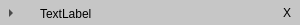
<?xml version="1.0" encoding="UTF-8"?>
<ui version="4.0">
 <class>Form</class>
 <widget class="QWidget" name="Form">
  <property name="geometry">
   <rect>
    <x>0</x>
    <y>0</y>
    <width>300</width>
    <height>25</height>
   </rect>
  </property>
  <property name="sizePolicy">
   <sizepolicy hsizetype="Fixed" vsizetype="Fixed">
    <horstretch>0</horstretch>
    <verstretch>0</verstretch>
   </sizepolicy>
  </property>
  <property name="minimumSize">
   <size>
    <width>50</width>
    <height>25</height>
   </size>
  </property>
  <property name="maximumSize">
   <size>
    <width>300</width>
    <height>27</height>
   </size>
  </property>
  <property name="baseSize">
   <size>
    <width>0</width>
    <height>0</height>
   </size>
  </property>
  <property name="mouseTracking">
   <bool>true</bool>
  </property>
  <property name="focusPolicy">
   <enum>Qt::ClickFocus</enum>
  </property>
  <property name="windowTitle">
   <string>Form</string>
  </property>
  <layout class="QVBoxLayout" name="verticalLayout">
   <property name="spacing">
    <number>2</number>
   </property>
   <property name="leftMargin">
    <number>0</number>
   </property>
   <property name="topMargin">
    <number>0</number>
   </property>
   <property name="rightMargin">
    <number>0</number>
   </property>
   <property name="bottomMargin">
    <number>2</number>
   </property>
   <item>
    <widget class="QFrame" name="frame">
     <property name="sizePolicy">
      <sizepolicy hsizetype="Minimum" vsizetype="Fixed">
       <horstretch>0</horstretch>
       <verstretch>0</verstretch>
      </sizepolicy>
     </property>
     <property name="minimumSize">
      <size>
       <width>50</width>
       <height>25</height>
      </size>
     </property>
     <property name="maximumSize">
      <size>
       <width>300</width>
       <height>25</height>
      </size>
     </property>
     <property name="baseSize">
      <size>
       <width>0</width>
       <height>0</height>
      </size>
     </property>
     <property name="palette">
      <palette>
       <active>
        <colorrole role="WindowText">
         <brush brushstyle="SolidPattern">
          <color alpha="255">
           <red>0</red>
           <green>0</green>
           <blue>0</blue>
          </color>
         </brush>
        </colorrole>
        <colorrole role="Button">
         <brush brushstyle="SolidPattern">
          <color alpha="255">
           <red>198</red>
           <green>198</green>
           <blue>198</blue>
          </color>
         </brush>
        </colorrole>
        <colorrole role="Light">
         <brush brushstyle="SolidPattern">
          <color alpha="255">
           <red>255</red>
           <green>255</green>
           <blue>255</blue>
          </color>
         </brush>
        </colorrole>
        <colorrole role="Midlight">
         <brush brushstyle="SolidPattern">
          <color alpha="255">
           <red>226</red>
           <green>226</green>
           <blue>226</blue>
          </color>
         </brush>
        </colorrole>
        <colorrole role="Dark">
         <brush brushstyle="SolidPattern">
          <color alpha="255">
           <red>99</red>
           <green>99</green>
           <blue>99</blue>
          </color>
         </brush>
        </colorrole>
        <colorrole role="Mid">
         <brush brushstyle="SolidPattern">
          <color alpha="255">
           <red>132</red>
           <green>132</green>
           <blue>132</blue>
          </color>
         </brush>
        </colorrole>
        <colorrole role="Text">
         <brush brushstyle="SolidPattern">
          <color alpha="255">
           <red>0</red>
           <green>0</green>
           <blue>0</blue>
          </color>
         </brush>
        </colorrole>
        <colorrole role="BrightText">
         <brush brushstyle="SolidPattern">
          <color alpha="255">
           <red>255</red>
           <green>255</green>
           <blue>255</blue>
          </color>
         </brush>
        </colorrole>
        <colorrole role="ButtonText">
         <brush brushstyle="SolidPattern">
          <color alpha="255">
           <red>0</red>
           <green>0</green>
           <blue>0</blue>
          </color>
         </brush>
        </colorrole>
        <colorrole role="Base">
         <brush brushstyle="SolidPattern">
          <color alpha="255">
           <red>255</red>
           <green>255</green>
           <blue>255</blue>
          </color>
         </brush>
        </colorrole>
        <colorrole role="Window">
         <brush brushstyle="SolidPattern">
          <color alpha="255">
           <red>198</red>
           <green>198</green>
           <blue>198</blue>
          </color>
         </brush>
        </colorrole>
        <colorrole role="Shadow">
         <brush brushstyle="SolidPattern">
          <color alpha="255">
           <red>0</red>
           <green>0</green>
           <blue>0</blue>
          </color>
         </brush>
        </colorrole>
        <colorrole role="AlternateBase">
         <brush brushstyle="SolidPattern">
          <color alpha="255">
           <red>226</red>
           <green>226</green>
           <blue>226</blue>
          </color>
         </brush>
        </colorrole>
        <colorrole role="ToolTipBase">
         <brush brushstyle="SolidPattern">
          <color alpha="255">
           <red>255</red>
           <green>255</green>
           <blue>220</blue>
          </color>
         </brush>
        </colorrole>
        <colorrole role="ToolTipText">
         <brush brushstyle="SolidPattern">
          <color alpha="255">
           <red>0</red>
           <green>0</green>
           <blue>0</blue>
          </color>
         </brush>
        </colorrole>
       </active>
       <inactive>
        <colorrole role="WindowText">
         <brush brushstyle="SolidPattern">
          <color alpha="255">
           <red>0</red>
           <green>0</green>
           <blue>0</blue>
          </color>
         </brush>
        </colorrole>
        <colorrole role="Button">
         <brush brushstyle="SolidPattern">
          <color alpha="255">
           <red>198</red>
           <green>198</green>
           <blue>198</blue>
          </color>
         </brush>
        </colorrole>
        <colorrole role="Light">
         <brush brushstyle="SolidPattern">
          <color alpha="255">
           <red>255</red>
           <green>255</green>
           <blue>255</blue>
          </color>
         </brush>
        </colorrole>
        <colorrole role="Midlight">
         <brush brushstyle="SolidPattern">
          <color alpha="255">
           <red>226</red>
           <green>226</green>
           <blue>226</blue>
          </color>
         </brush>
        </colorrole>
        <colorrole role="Dark">
         <brush brushstyle="SolidPattern">
          <color alpha="255">
           <red>99</red>
           <green>99</green>
           <blue>99</blue>
          </color>
         </brush>
        </colorrole>
        <colorrole role="Mid">
         <brush brushstyle="SolidPattern">
          <color alpha="255">
           <red>132</red>
           <green>132</green>
           <blue>132</blue>
          </color>
         </brush>
        </colorrole>
        <colorrole role="Text">
         <brush brushstyle="SolidPattern">
          <color alpha="255">
           <red>0</red>
           <green>0</green>
           <blue>0</blue>
          </color>
         </brush>
        </colorrole>
        <colorrole role="BrightText">
         <brush brushstyle="SolidPattern">
          <color alpha="255">
           <red>255</red>
           <green>255</green>
           <blue>255</blue>
          </color>
         </brush>
        </colorrole>
        <colorrole role="ButtonText">
         <brush brushstyle="SolidPattern">
          <color alpha="255">
           <red>0</red>
           <green>0</green>
           <blue>0</blue>
          </color>
         </brush>
        </colorrole>
        <colorrole role="Base">
         <brush brushstyle="SolidPattern">
          <color alpha="255">
           <red>255</red>
           <green>255</green>
           <blue>255</blue>
          </color>
         </brush>
        </colorrole>
        <colorrole role="Window">
         <brush brushstyle="SolidPattern">
          <color alpha="255">
           <red>198</red>
           <green>198</green>
           <blue>198</blue>
          </color>
         </brush>
        </colorrole>
        <colorrole role="Shadow">
         <brush brushstyle="SolidPattern">
          <color alpha="255">
           <red>0</red>
           <green>0</green>
           <blue>0</blue>
          </color>
         </brush>
        </colorrole>
        <colorrole role="AlternateBase">
         <brush brushstyle="SolidPattern">
          <color alpha="255">
           <red>226</red>
           <green>226</green>
           <blue>226</blue>
          </color>
         </brush>
        </colorrole>
        <colorrole role="ToolTipBase">
         <brush brushstyle="SolidPattern">
          <color alpha="255">
           <red>255</red>
           <green>255</green>
           <blue>220</blue>
          </color>
         </brush>
        </colorrole>
        <colorrole role="ToolTipText">
         <brush brushstyle="SolidPattern">
          <color alpha="255">
           <red>0</red>
           <green>0</green>
           <blue>0</blue>
          </color>
         </brush>
        </colorrole>
       </inactive>
       <disabled>
        <colorrole role="WindowText">
         <brush brushstyle="SolidPattern">
          <color alpha="255">
           <red>99</red>
           <green>99</green>
           <blue>99</blue>
          </color>
         </brush>
        </colorrole>
        <colorrole role="Button">
         <brush brushstyle="SolidPattern">
          <color alpha="255">
           <red>198</red>
           <green>198</green>
           <blue>198</blue>
          </color>
         </brush>
        </colorrole>
        <colorrole role="Light">
         <brush brushstyle="SolidPattern">
          <color alpha="255">
           <red>255</red>
           <green>255</green>
           <blue>255</blue>
          </color>
         </brush>
        </colorrole>
        <colorrole role="Midlight">
         <brush brushstyle="SolidPattern">
          <color alpha="255">
           <red>226</red>
           <green>226</green>
           <blue>226</blue>
          </color>
         </brush>
        </colorrole>
        <colorrole role="Dark">
         <brush brushstyle="SolidPattern">
          <color alpha="255">
           <red>99</red>
           <green>99</green>
           <blue>99</blue>
          </color>
         </brush>
        </colorrole>
        <colorrole role="Mid">
         <brush brushstyle="SolidPattern">
          <color alpha="255">
           <red>132</red>
           <green>132</green>
           <blue>132</blue>
          </color>
         </brush>
        </colorrole>
        <colorrole role="Text">
         <brush brushstyle="SolidPattern">
          <color alpha="255">
           <red>99</red>
           <green>99</green>
           <blue>99</blue>
          </color>
         </brush>
        </colorrole>
        <colorrole role="BrightText">
         <brush brushstyle="SolidPattern">
          <color alpha="255">
           <red>255</red>
           <green>255</green>
           <blue>255</blue>
          </color>
         </brush>
        </colorrole>
        <colorrole role="ButtonText">
         <brush brushstyle="SolidPattern">
          <color alpha="255">
           <red>99</red>
           <green>99</green>
           <blue>99</blue>
          </color>
         </brush>
        </colorrole>
        <colorrole role="Base">
         <brush brushstyle="SolidPattern">
          <color alpha="255">
           <red>198</red>
           <green>198</green>
           <blue>198</blue>
          </color>
         </brush>
        </colorrole>
        <colorrole role="Window">
         <brush brushstyle="SolidPattern">
          <color alpha="255">
           <red>198</red>
           <green>198</green>
           <blue>198</blue>
          </color>
         </brush>
        </colorrole>
        <colorrole role="Shadow">
         <brush brushstyle="SolidPattern">
          <color alpha="255">
           <red>0</red>
           <green>0</green>
           <blue>0</blue>
          </color>
         </brush>
        </colorrole>
        <colorrole role="AlternateBase">
         <brush brushstyle="SolidPattern">
          <color alpha="255">
           <red>198</red>
           <green>198</green>
           <blue>198</blue>
          </color>
         </brush>
        </colorrole>
        <colorrole role="ToolTipBase">
         <brush brushstyle="SolidPattern">
          <color alpha="255">
           <red>255</red>
           <green>255</green>
           <blue>220</blue>
          </color>
         </brush>
        </colorrole>
        <colorrole role="ToolTipText">
         <brush brushstyle="SolidPattern">
          <color alpha="255">
           <red>0</red>
           <green>0</green>
           <blue>0</blue>
          </color>
         </brush>
        </colorrole>
       </disabled>
      </palette>
     </property>
     <property name="autoFillBackground">
      <bool>true</bool>
     </property>
     <property name="frameShape">
      <enum>QFrame::Box</enum>
     </property>
     <property name="frameShadow">
      <enum>QFrame::Sunken</enum>
     </property>
     <property name="lineWidth">
      <number>0</number>
     </property>
     <property name="midLineWidth">
      <number>0</number>
     </property>
     <widget class="QLabel" name="label">
      <property name="geometry">
       <rect>
        <x>40</x>
        <y>5</y>
        <width>251</width>
        <height>17</height>
       </rect>
      </property>
      <property name="font">
       <font>
        <weight>50</weight>
        <italic>false</italic>
        <bold>false</bold>
       </font>
      </property>
      <property name="text">
       <string>TextLabel</string>
      </property>
     </widget>
     <widget class="QToolButton" name="twirlBtn">
      <property name="geometry">
       <rect>
        <x>1</x>
        <y>3</y>
        <width>20</width>
        <height>20</height>
       </rect>
      </property>
      <property name="minimumSize">
       <size>
        <width>20</width>
        <height>20</height>
       </size>
      </property>
      <property name="maximumSize">
       <size>
        <width>20</width>
        <height>20</height>
       </size>
      </property>
      <property name="mouseTracking">
       <bool>true</bool>
      </property>
      <property name="toolTip">
       <string notr="true"/>
      </property>
      <property name="statusTip">
       <string notr="true"/>
      </property>
      <property name="text">
       <string/>
      </property>
      <property name="icon">
       <iconset resource="../stxm_main.qrc">
        <normaloff>:/tool/select/icons/rewind.ico</normaloff>:/tool/select/icons/rewind.ico</iconset>
      </property>
      <property name="iconSize">
       <size>
        <width>17</width>
        <height>17</height>
       </size>
      </property>
      <property name="checkable">
       <bool>true</bool>
      </property>
      <property name="popupMode">
       <enum>QToolButton::DelayedPopup</enum>
      </property>
      <property name="autoRaise">
       <bool>true</bool>
      </property>
      <property name="arrowType">
       <enum>Qt::RightArrow</enum>
      </property>
     </widget>
     <widget class="QToolButton" name="closeBtn">
      <property name="geometry">
       <rect>
        <x>277</x>
        <y>3</y>
        <width>20</width>
        <height>20</height>
       </rect>
      </property>
      <property name="text">
       <string>X</string>
      </property>
      <property name="autoRaise">
       <bool>true</bool>
      </property>
     </widget>
    </widget>
   </item>
  </layout>
 </widget>
 <resources>
  <include location="../stxm_main.qrc"/>
 </resources>
 <connections/>
</ui>
